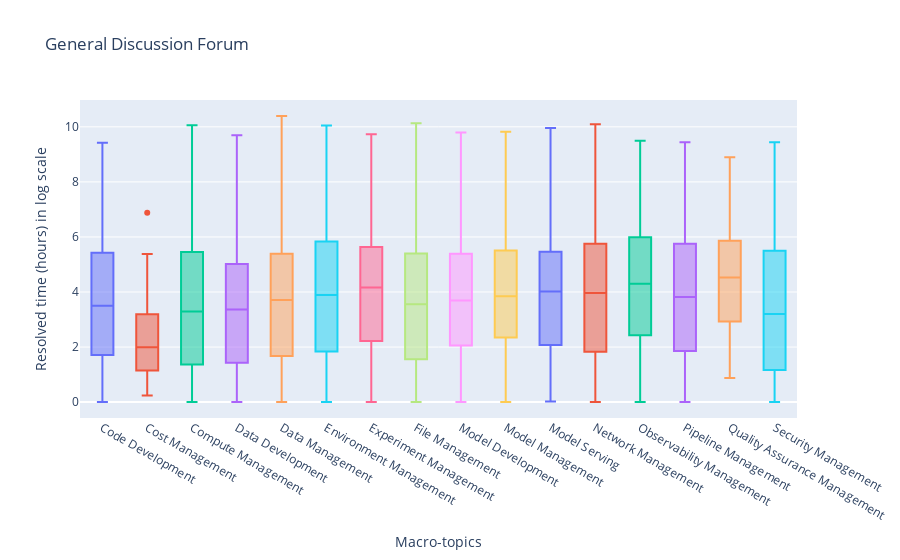
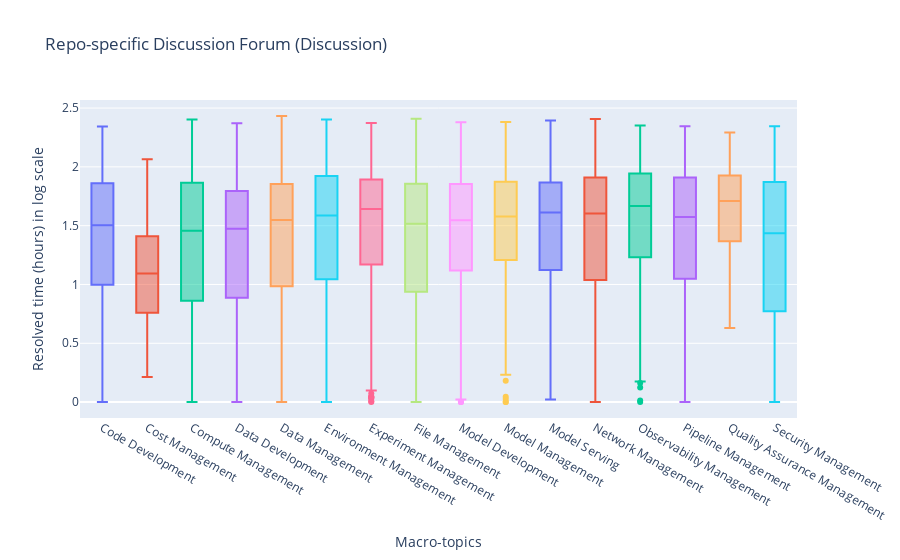
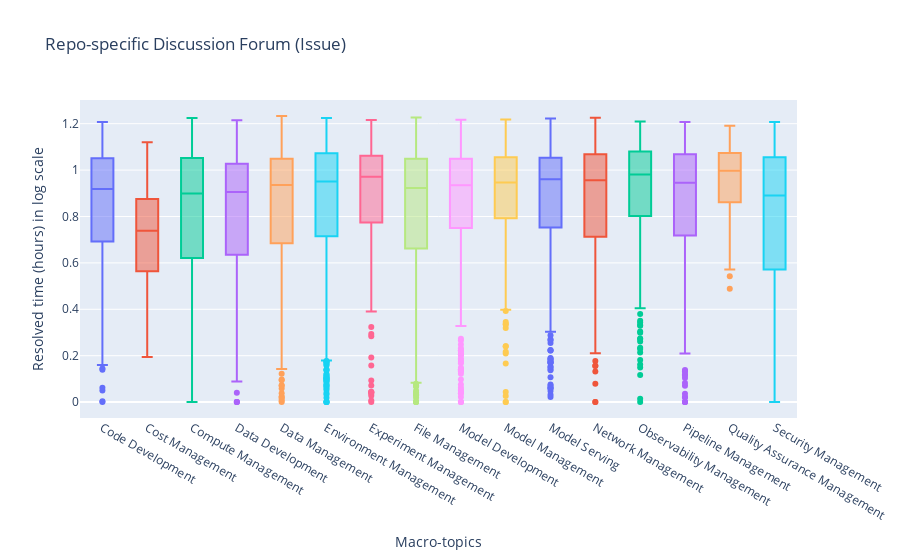
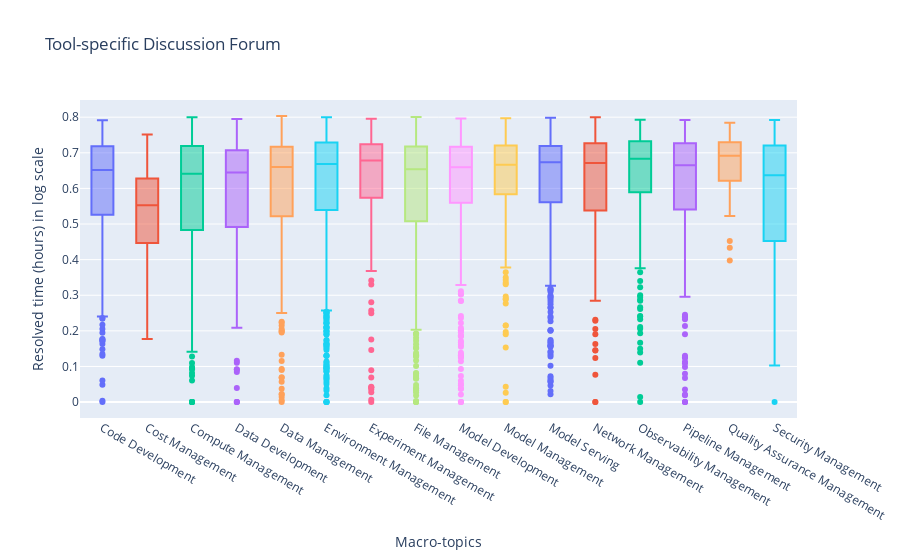

Source (notebook cell) for these figures, in order:
### Code cell
df = pd.read_json(os.path.join(path_rq4, 'forums.json'))

for forum_name, forum_posts in df.groupby('Platform'):
    df['Challenge_resolved_time'] = df['Challenge_resolved_time'].apply(lambda x: np.log(x+1))
    resolved_time_list = []

    for name, group in df.groupby('Challenge_topic_macro'):
        resolved_time_list.append(group['Challenge_resolved_time'])

    traces = [go.Box(y=lst, name=f"{macro_topic_indexing[i]}") for i, lst in enumerate(resolved_time_list)]
    fig = go.Figure(data=traces)
    fig.update_layout(
        title_text=f'{forum_name}',
        xaxis_title="Macro-topics",
        yaxis_title="Resolved time (hours) in log scale",
        showlegend=False
    )
    fig.show()
    fig.write_image(os.path.join(path_rq4, f'Resolved time in log scale ({forum_name}).pdf'))

### Figure 1 — Plotly figure (JSON) as saved in the notebook; plotly's stock layout.template omitted (floating-point values rounded to 4 significant figures; data arrays with more than 128 entries replaced by an {"elided": "..."} marker saying what was removed)
{"data": [{"name": "Code Development", "type": "box", "y": {"elided": "497 float values"}}, {"name": "Cost Management", "type": "box", "y": [null, null, null, 5.379, null, null, 2.298, null, null, null, 0.9507, 1.81, null, null, null, null, null, 2.205, null, null, null, null, 2.176, 1.345, null, null, null, 1.753, null, 0.2388, null, null, null, null, null, 6.882, 4.08, null, null, null, null, null, null, 0.2495]}, {"name": "Compute Management", "type": "box", "y": {"elided": "781 float values"}}, {"name": "Data Development", "type": "box", "y": {"elided": "403 float values"}}, {"name": "Data Management", "type": "box", "y": {"elided": "858 float values"}}, {"name": "Environment Management", "type": "box", "y": {"elided": "1797 float values"}}, {"name": "Experiment Management", "type": "box", "y": {"elided": "423 float values"}}, {"name": "File Management", "type": "box", "y": {"elided": "1173 float values"}}, {"name": "Model Development", "type": "box", "y": {"elided": "1195 float values"}}, {"name": "Model Management", "type": "box", "y": {"elided": "598 float values"}}, {"name": "Model Serving", "type": "box", "y": {"elided": "1399 float values"}}, {"name": "Network Management", "type": "box", "y": {"elided": "416 float values"}}, {"name": "Observability Management", "type": "box", "y": {"elided": "726 float values"}}, {"name": "Pipeline Management", "type": "box", "y": {"elided": "714 float values"}}, {"name": "Quality Assurance Management", "type": "box", "y": [1.056, null, null, null, null, 4.507, 5.917, 4.063, 5.076, 3.28, 5.823, null, 4.824, 6.752, null, null, 8.891, 4.118, 0.8765, null, null, null, 1.163, 2.961, null, null, 4.945, 7.834, 1.68, 5.901, 8.043, 2.407, 5.1, 8.695, null, null, null, 2.433, null, 4.548, null, null, null, null, null, null, null, null, null, null, 4.114, 2.639, null, 3.288, null, 5.861, null, 2.924, null, null, null, null, 4.685, null]}, {"name": "Security Management", "type": "box", "y": {"elided": "348 float values"}}], "layout": {"showlegend": false, "title": {"text": "General Discussion Forum"}, "xaxis": {"title": {"text": "Macro-topics"}}, "yaxis": {"title": {"text": "Resolved time (hours) in log scale"}}}}

### Figure 2 — Plotly figure (JSON) as saved in the notebook; plotly's stock layout.template omitted (floating-point values rounded to 4 significant figures; data arrays with more than 128 entries replaced by an {"elided": "..."} marker saying what was removed)
{"data": [{"name": "Code Development", "type": "box", "y": {"elided": "497 float values"}}, {"name": "Cost Management", "type": "box", "y": [null, null, null, 1.853, null, null, 1.193, null, null, null, 0.6682, 1.033, null, null, null, null, null, 1.165, null, null, null, null, 1.156, 0.8522, null, null, null, 1.013, null, 0.2141, null, null, null, null, null, 2.065, 1.625, null, null, null, null, null, null, 0.2227]}, {"name": "Compute Management", "type": "box", "y": {"elided": "781 float values"}}, {"name": "Data Development", "type": "box", "y": {"elided": "403 float values"}}, {"name": "Data Management", "type": "box", "y": {"elided": "858 float values"}}, {"name": "Environment Management", "type": "box", "y": {"elided": "1797 float values"}}, {"name": "Experiment Management", "type": "box", "y": {"elided": "423 float values"}}, {"name": "File Management", "type": "box", "y": {"elided": "1173 float values"}}, {"name": "Model Development", "type": "box", "y": {"elided": "1195 float values"}}, {"name": "Model Management", "type": "box", "y": {"elided": "598 float values"}}, {"name": "Model Serving", "type": "box", "y": {"elided": "1399 float values"}}, {"name": "Network Management", "type": "box", "y": {"elided": "416 float values"}}, {"name": "Observability Management", "type": "box", "y": {"elided": "726 float values"}}, {"name": "Pipeline Management", "type": "box", "y": {"elided": "714 float values"}}, {"name": "Quality Assurance Management", "type": "box", "y": [0.7208, null, null, null, null, 1.706, 1.934, 1.622, 1.804, 1.454, 1.92, null, 1.762, 2.048, null, null, 2.292, 1.633, 0.6294, null, null, null, 0.7715, 1.377, null, null, 1.783, 2.179, 0.9859, 1.932, 2.202, 1.226, 1.808, 2.272, null, null, null, 1.233, null, 1.714, null, null, null, null, null, null, null, null, null, null, 1.632, 1.292, null, 1.456, null, 1.926, null, 1.367, null, null, null, null, 1.738, null]}, {"name": "Security Management", "type": "box", "y": {"elided": "348 float values"}}], "layout": {"showlegend": false, "title": {"text": "Repo-specific Discussion Forum (Discussion)"}, "xaxis": {"title": {"text": "Macro-topics"}}, "yaxis": {"title": {"text": "Resolved time (hours) in log scale"}}}}

### Figure 3 — Plotly figure (JSON) as saved in the notebook; plotly's stock layout.template omitted (floating-point values rounded to 4 significant figures; data arrays with more than 128 entries replaced by an {"elided": "..."} marker saying what was removed)
{"data": [{"name": "Code Development", "type": "box", "y": {"elided": "497 float values"}}, {"name": "Cost Management", "type": "box", "y": [null, null, null, 1.048, null, null, 0.7855, null, null, null, 0.5117, 0.7095, null, null, null, null, null, 0.7723, null, null, null, null, 0.7681, 0.6164, null, null, null, 0.6994, null, 0.194, null, null, null, null, null, 1.12, 0.9652, null, null, null, null, null, null, 0.2011]}, {"name": "Compute Management", "type": "box", "y": {"elided": "781 float values"}}, {"name": "Data Development", "type": "box", "y": {"elided": "403 float values"}}, {"name": "Data Management", "type": "box", "y": {"elided": "858 float values"}}, {"name": "Environment Management", "type": "box", "y": {"elided": "1797 float values"}}, {"name": "Experiment Management", "type": "box", "y": {"elided": "423 float values"}}, {"name": "File Management", "type": "box", "y": {"elided": "1173 float values"}}, {"name": "Model Development", "type": "box", "y": {"elided": "1195 float values"}}, {"name": "Model Management", "type": "box", "y": {"elided": "598 float values"}}, {"name": "Model Serving", "type": "box", "y": {"elided": "1399 float values"}}, {"name": "Network Management", "type": "box", "y": {"elided": "416 float values"}}, {"name": "Observability Management", "type": "box", "y": {"elided": "726 float values"}}, {"name": "Pipeline Management", "type": "box", "y": {"elided": "714 float values"}}, {"name": "Quality Assurance Management", "type": "box", "y": [0.5428, null, null, null, null, 0.9955, 1.076, 0.9639, 1.031, 0.8977, 1.072, null, 1.016, 1.114, null, null, 1.191, 0.9681, 0.4882, null, null, null, 0.5718, 0.8656, null, null, 1.023, 1.156, 0.6861, 1.076, 1.164, 0.8001, 1.033, 1.185, null, null, null, 0.8035, null, 0.9982, null, null, null, null, null, null, null, null, null, null, 0.9677, 0.8293, null, 0.8985, null, 1.074, null, 0.8617, null, null, null, null, 1.007, null]}, {"name": "Security Management", "type": "box", "y": {"elided": "348 float values"}}], "layout": {"showlegend": false, "title": {"text": "Repo-specific Discussion Forum (Issue)"}, "xaxis": {"title": {"text": "Macro-topics"}}, "yaxis": {"title": {"text": "Resolved time (hours) in log scale"}}}}

### Figure 4 — Plotly figure (JSON) as saved in the notebook; plotly's stock layout.template omitted (floating-point values rounded to 4 significant figures; data arrays with more than 128 entries replaced by an {"elided": "..."} marker saying what was removed)
{"data": [{"name": "Code Development", "type": "box", "y": {"elided": "497 float values"}}, {"name": "Cost Management", "type": "box", "y": [null, null, null, 0.7171, null, null, 0.5797, null, null, null, 0.4133, 0.5362, null, null, null, null, null, 0.5723, null, null, null, null, 0.5699, 0.4802, null, null, null, 0.5303, null, 0.1773, null, null, null, null, null, 0.7514, 0.6756, null, null, null, null, null, null, 0.1832]}, {"name": "Compute Management", "type": "box", "y": {"elided": "781 float values"}}, {"name": "Data Development", "type": "box", "y": {"elided": "403 float values"}}, {"name": "Data Management", "type": "box", "y": {"elided": "858 float values"}}, {"name": "Environment Management", "type": "box", "y": {"elided": "1797 float values"}}, {"name": "Experiment Management", "type": "box", "y": {"elided": "423 float values"}}, {"name": "File Management", "type": "box", "y": {"elided": "1173 float values"}}, {"name": "Model Development", "type": "box", "y": {"elided": "1195 float values"}}, {"name": "Model Management", "type": "box", "y": {"elided": "598 float values"}}, {"name": "Model Serving", "type": "box", "y": {"elided": "1399 float values"}}, {"name": "Network Management", "type": "box", "y": {"elided": "416 float values"}}, {"name": "Observability Management", "type": "box", "y": {"elided": "726 float values"}}, {"name": "Pipeline Management", "type": "box", "y": {"elided": "714 float values"}}, {"name": "Quality Assurance Management", "type": "box", "y": [0.4336, null, null, null, null, 0.6909, 0.7306, 0.675, 0.7086, 0.6406, 0.7284, null, 0.7011, 0.7488, null, null, 0.7845, 0.6771, 0.3976, null, null, null, 0.4522, 0.6236, null, null, 0.7048, 0.7685, 0.5224, 0.7302, 0.7718, 0.5879, 0.7093, 0.7817, null, null, null, 0.5897, null, 0.6923, null, null, null, null, null, null, null, null, null, null, 0.6769, 0.6039, null, 0.6411, null, 0.7293, null, 0.6215, null, null, null, null, 0.6967, null]}, {"name": "Security Management", "type": "box", "y": {"elided": "348 float values"}}], "layout": {"showlegend": false, "title": {"text": "Tool-specific Discussion Forum"}, "xaxis": {"title": {"text": "Macro-topics"}}, "yaxis": {"title": {"text": "Resolved time (hours) in log scale"}}}}
